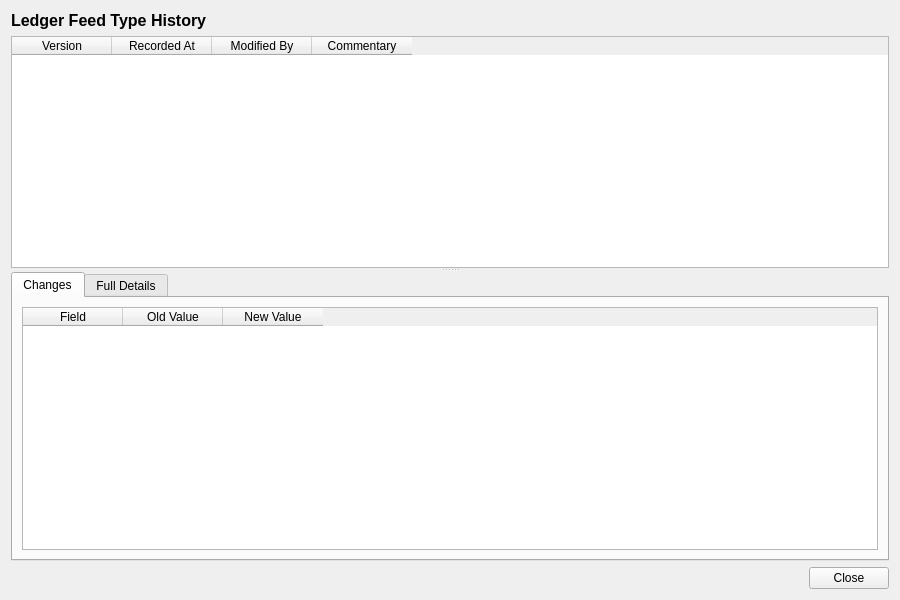
<?xml version="1.0" encoding="UTF-8"?>
<ui version="4.0">
 <class>LedgerFeedTypeHistoryDialog</class>
 <widget class="QWidget" name="LedgerFeedTypeHistoryDialog">
  <property name="geometry">
   <rect>
    <x>0</x>
    <y>0</y>
    <width>900</width>
    <height>600</height>
   </rect>
  </property>
  <property name="windowTitle">
   <string>Ledger Feed Type History</string>
  </property>
  <layout class="QVBoxLayout" name="verticalLayout">
   <item>
    <widget class="QLabel" name="titleLabel">
     <property name="font">
      <font>
       <pointsize>12</pointsize>
       <bold>true</bold>
      </font>
     </property>
     <property name="text">
      <string>Ledger Feed Type History</string>
     </property>
    </widget>
   </item>
   <item>
    <widget class="QSplitter" name="splitter">
     <property name="orientation">
      <enum>Qt::Vertical</enum>
     </property>
     <widget class="QTableWidget" name="versionListWidget">
      <property name="minimumHeight">
       <number>150</number>
      </property>
      <property name="maximumHeight">
       <number>250</number>
      </property>
      <property name="alternatingRowColors">
       <bool>true</bool>
      </property>
      <property name="editTriggers">
       <set>QAbstractItemView::NoEditTriggers</set>
      </property>
      <property name="selectionMode">
       <enum>QAbstractItemView::SingleSelection</enum>
      </property>
      <property name="selectionBehavior">
       <enum>QAbstractItemView::SelectRows</enum>
      </property>
      <column>
       <property name="text">
        <string>Version</string>
       </property>
      </column>
      <column>
       <property name="text">
        <string>Recorded At</string>
       </property>
      </column>
      <column>
       <property name="text">
        <string>Modified By</string>
       </property>
      </column>
      <column>
       <property name="text">
        <string>Commentary</string>
       </property>
      </column>
     </widget>
     <widget class="QWidget" name="detailWidget">
      <layout class="QVBoxLayout" name="detailLayout">
       <property name="leftMargin">
        <number>0</number>
       </property>
       <property name="topMargin">
        <number>0</number>
       </property>
       <property name="rightMargin">
        <number>0</number>
       </property>
       <property name="bottomMargin">
        <number>0</number>
       </property>
       <item>
        <widget class="QTabWidget" name="tabWidget">
         <property name="currentIndex">
          <number>0</number>
         </property>
         <widget class="QWidget" name="changesTab">
          <attribute name="title">
           <string>Changes</string>
          </attribute>
          <layout class="QVBoxLayout" name="changesTabLayout">
           <item>
            <widget class="QTableWidget" name="changesTableWidget">
             <property name="editTriggers">
              <set>QAbstractItemView::NoEditTriggers</set>
             </property>
             <property name="alternatingRowColors">
              <bool>true</bool>
             </property>
             <property name="selectionMode">
              <enum>QAbstractItemView::SingleSelection</enum>
             </property>
             <property name="selectionBehavior">
              <enum>QAbstractItemView::SelectRows</enum>
             </property>
             <column>
              <property name="text">
               <string>Field</string>
              </property>
             </column>
             <column>
              <property name="text">
               <string>Old Value</string>
              </property>
             </column>
             <column>
              <property name="text">
               <string>New Value</string>
              </property>
             </column>
            </widget>
           </item>
          </layout>
         </widget>
         <widget class="QWidget" name="fullDetailsTab">
          <attribute name="title">
           <string>Full Details</string>
          </attribute>
          <layout class="QVBoxLayout" name="fullDetailsTabLayout">
           <item>
            <widget class="QScrollArea" name="scrollArea">
             <property name="widgetResizable">
              <bool>true</bool>
             </property>
             <widget class="QWidget" name="scrollAreaWidgetContents">
              <property name="geometry">
               <rect>
                <x>0</x>
                <y>0</y>
                <width>560</width>
                <height>450</height>
               </rect>
              </property>
              <layout class="QFormLayout" name="formLayout">
               <item row="0" column="0">
                <widget class="QLabel" name="codeLabel">
                 <property name="text">
                  <string>Code:</string>
                 </property>
                </widget>
               </item>
               <item row="0" column="1">
                <widget class="QLabel" name="codeValue">
                 <property name="text">
                  <string/>
                 </property>
                </widget>
               </item>
               <item row="1" column="0">
                <widget class="QLabel" name="nameLabel">
                 <property name="text">
                  <string>Name:</string>
                 </property>
                </widget>
               </item>
               <item row="1" column="1">
                <widget class="QLabel" name="nameValue">
                 <property name="text">
                  <string/>
                 </property>
                </widget>
               </item>
               <item row="2" column="0">
                <widget class="QLabel" name="descriptionLabel">
                 <property name="text">
                  <string>Description:</string>
                 </property>
                </widget>
               </item>
               <item row="2" column="1">
                <widget class="QLabel" name="descriptionValue">
                 <property name="text">
                  <string/>
                 </property>
                 <property name="wordWrap">
                  <bool>true</bool>
                 </property>
                </widget>
               </item>
               <item row="3" column="0">
                <widget class="QLabel" name="versionNumberLabel">
                 <property name="text">
                  <string>Version:</string>
                 </property>
                </widget>
               </item>
               <item row="3" column="1">
                <widget class="QLabel" name="versionNumberValue">
                 <property name="text">
                  <string/>
                 </property>
                </widget>
               </item>
               <item row="4" column="0">
                <widget class="QLabel" name="modifiedByLabel">
                 <property name="text">
                  <string>Modified By:</string>
                 </property>
                </widget>
               </item>
               <item row="4" column="1">
                <widget class="QLabel" name="modifiedByValue">
                 <property name="text">
                  <string/>
                 </property>
                </widget>
               </item>
               <item row="5" column="0">
                <widget class="QLabel" name="recordedAtLabel">
                 <property name="text">
                  <string>Recorded At:</string>
                 </property>
                </widget>
               </item>
               <item row="5" column="1">
                <widget class="QLabel" name="recordedAtValue">
                 <property name="text">
                  <string/>
                 </property>
                </widget>
               </item>
               <item row="6" column="0">
                <widget class="QLabel" name="changeCommentaryLabel">
                 <property name="text">
                  <string>Change Commentary:</string>
                 </property>
                </widget>
               </item>
               <item row="6" column="1">
                <widget class="QLabel" name="changeCommentaryValue">
                 <property name="text">
                  <string/>
                 </property>
                 <property name="wordWrap">
                  <bool>true</bool>
                 </property>
                </widget>
               </item>
              </layout>
             </widget>
            </widget>
           </item>
          </layout>
         </widget>
        </widget>
       </item>
      </layout>
     </widget>
    </widget>
   </item>
   <item>
    <layout class="QHBoxLayout" name="buttonLayout">
     <item>
      <spacer name="horizontalSpacer">
       <property name="orientation">
        <enum>Qt::Horizontal</enum>
       </property>
       <property name="sizeHint" stdset="0">
        <size><width>40</width><height>20</height></size>
       </property>
      </spacer>
     </item>
     <item>
      <widget class="QPushButton" name="closeButton">
       <property name="text">
        <string>Close</string>
       </property>
      </widget>
     </item>
    </layout>
   </item>
  </layout>
 </widget>
 <resources/>
 <connections/>
</ui>
